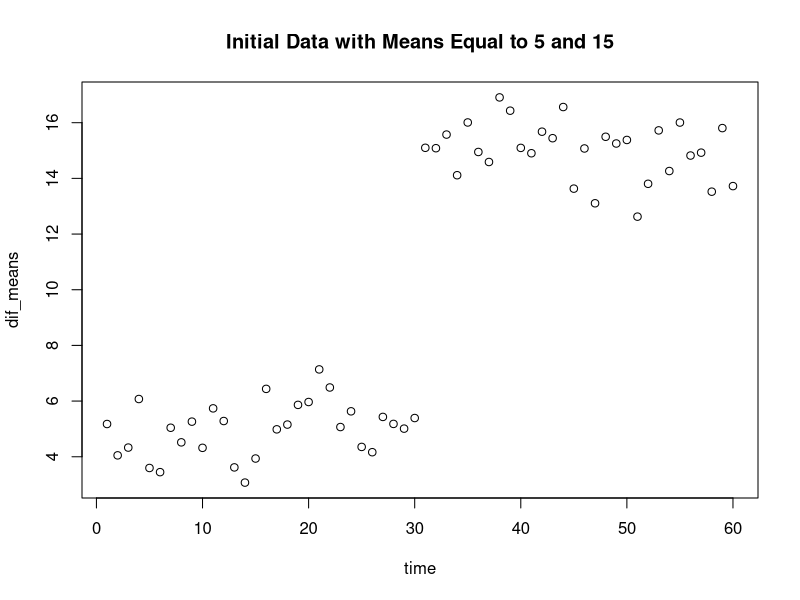

This figure's R source:
#creating our data 
first = rnorm(30, mean = 5, sd = 1) #30 random data points from a normal distribution with means 5
second = rnorm(30, mean = 15, sd = 1) #30 random data points from a normal distribution with means 15
third = rnorm(30, mean = 30, sd = 1)

dif_means = c(first, second) #adding the two sets of data points together 
dif_means_2 = c(first, second, third)
time = c(1:60) #making time 

test_data = data.frame(time, dif_means) #our data with x = time and y = two sets of data with two means 
plot(test_data, main="Initial Data with Means Equal to 5 and 15") 

#downloading the strucchange package
#install.packages("strucchange")
library("strucchange")
?breakpoints

#Bai-Perron Method
dif_means_ts_0<-ts(first, start=1, end=30) #create time series data on only the first data 
breakpoints(dif_means_ts_0 ~ 1, breaks = 2) #no break points 

dif_means_ts_1<-ts(dif_means, start=1, end=60) #create time series data with first and second data
breakpoints(dif_means_ts_1 ~ 1, breaks = 2) #one break

dif_means_ts_2<-ts(dif_means_2, start=1, end=90) #create time series data with first second and third data
breakpoints(dif_means_ts_2 ~ 1, breaks=3) #two breaks 
#hi peeps
